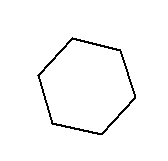

Here is the Python script that generated this plot:
"""
   轮子走了.py
"""
import time
import turtle 

def draw_polygon(number,length):
    """画正多边形
       number,边数
       length:边长
    """
    for _ in range(number):
        turtle.fd(length)
        turtle.left(360/number)

n = 6                              # 边数
d = 50                             # 边长
turtle.ht()
turtle.delay(0)
turtle.speed(0)
turtle.penup()
turtle.width(2)
turtle.bk(200)                      # 倒退200
turtle.pendown()                    # 落笔
for _ in range(30):
    turtle.clear()
    draw_polygon(n,d)               # 画正多边形
    turtle.fd(d)                    # 前进d个单位
    time.sleep(0.01)
    turtle.left(360/n)              # 左转360/n度
    
    # 下面是不断地擦除，右转1度，重画，就有了动画效果
    for _ in range(int(360/n)):
        turtle.clear()              # 清除所画
        turtle.right(1)             # 右转1度
        draw_polygon(n,d)           # 画正多边形
        time.sleep(0.01)            # 等待0.01秒
turtle.done()        
